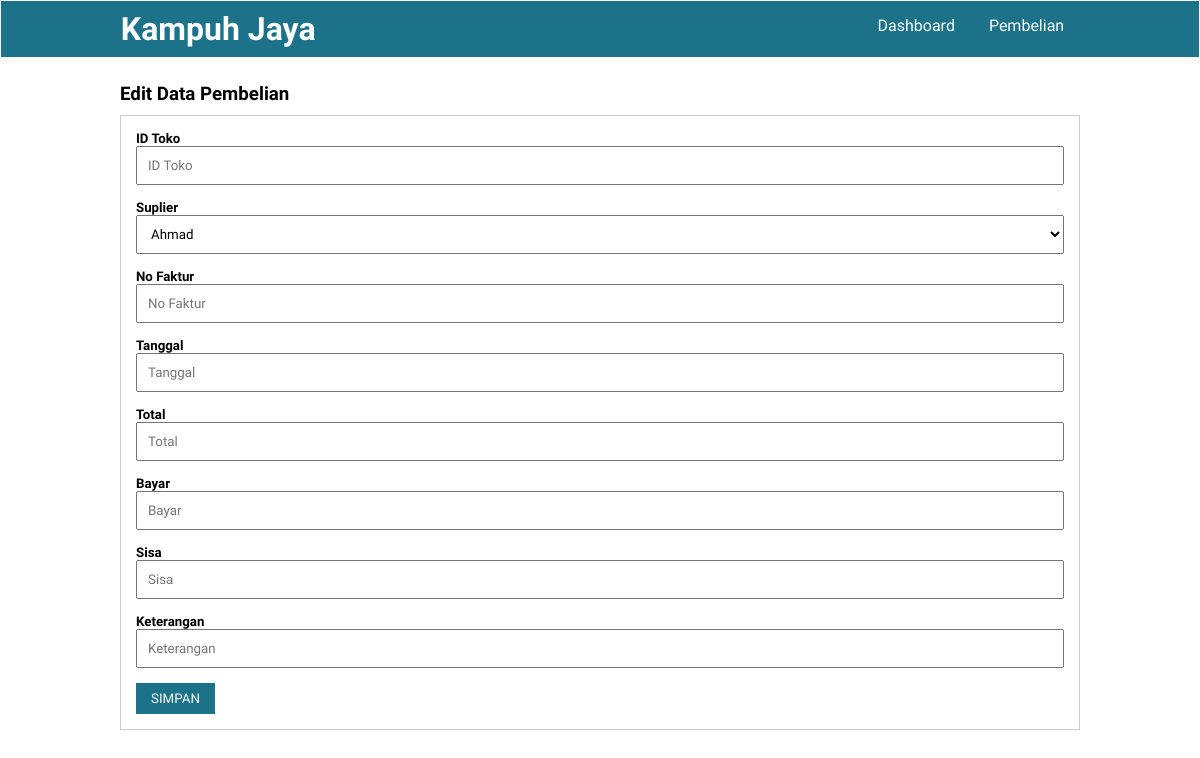
Before: /proses/edit_pembelian.php?id=0 (signed in) with the older database file.
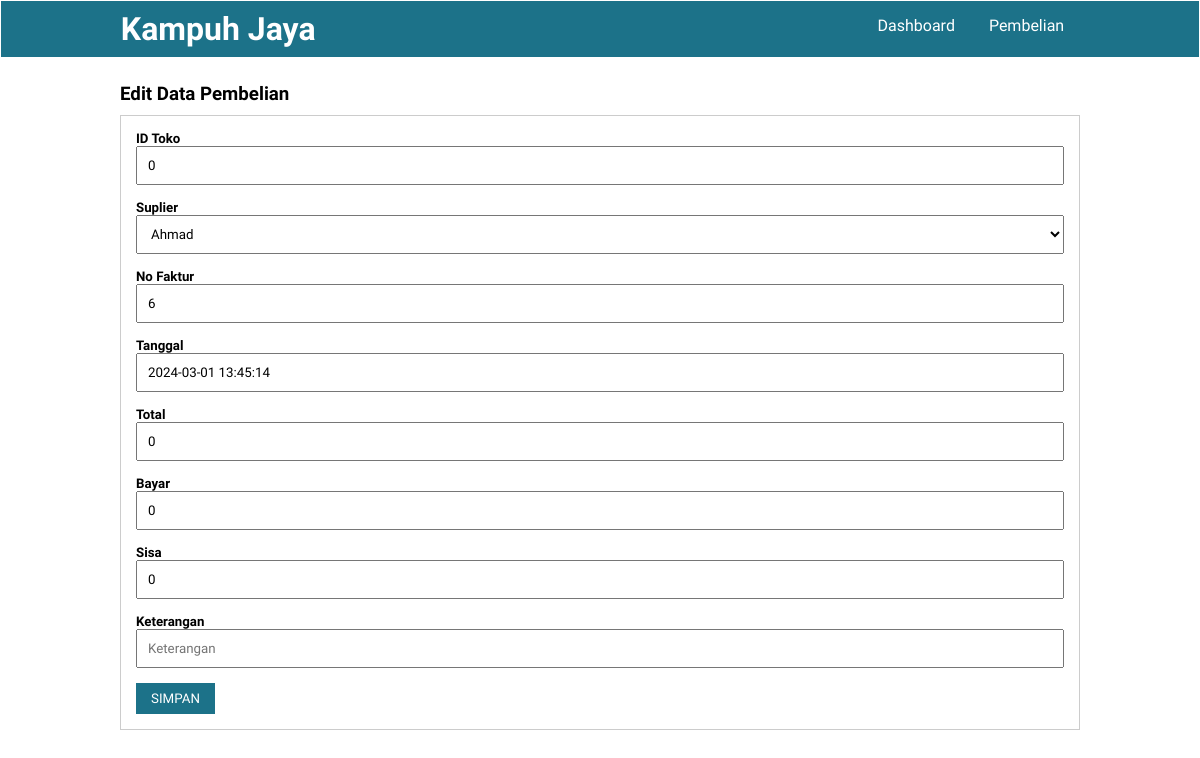
After: the same page with the newer database file.
### tables this page shows
CREATE TABLE `pembelian` (
  `no_faktur` int(11) NOT NULL,
  `id_pembelian` int(11) NOT NULL,
  `id_toko` int(11) NOT NULL,
  `id_user` int(11) NOT NULL,
  `tanggal_pembelian` date NOT NULL,
  `qty` int(11) NOT NULL,
  `id_suplier` varchar(255) NOT NULL,
  `total` int(11) NOT NULL,
  `bayar` int(11) NOT NULL,
  `sisa` int(11) NOT NULL,
  `keterangan` varchar(100) NOT NULL,
  `created_at` timestamp NOT NULL DEFAULT current_timestamp() ON UPDATE current_timestamp()
);

### proses/edit_pembelian.php (the view, shortened to what this page needs)
<?php
    include "../koneksi.php";
    $id = $_GET["id"];
    $result = mysqli_query($conn,"SELECT * FROM pembelian WHERE id_pembelian=$id");
    $data = mysqli_fetch_assoc($result);
    $query2 = mysqli_query($conn, 'SELECT * FROM suplier');
?>
<!DOCTYPE html>
<html lang="en">
<head>
    <link rel="stylesheet" href="../dekorasi.css">
</head>
<body>
    <header>
        <div class="container">
        <h1><a href="../dashboard.php">Kampuh Jaya</a></h1>
        <ul>
            <li><a href="../dashboard/index.html">Dashboard</a></li>
            <li><a href="../pembelian.php">Pembelian</a></li>
        </ul>
        </div>
    </header>
    <div class="section">
        <div class="container">
            <h3>Edit Data Pembelian</h3>
            <div class="box">
                <form action="../proses_edit_pembelian.php" method="POST" enctype="multipart/form-data">
                    <h5>ID Toko</h5>
                    <input type="text" name="id_toko" placeholder="ID Toko" class="input-control" value="<?= $data['id_toko'] ?>">
                    <h5>Suplier</h5>
                    <select name='nama_suplier' class='input-control'>
                        <?php while($suplier = mysqli_fetch_assoc($query2)):?>
                            <option value="<?= $suplier['nama_suplier']?>"><?= $suplier['nama_suplier']?></option>
                        <?php endwhile ?>
                    </select>
                    <h5>No Faktur</h5>
                    <input type="text" name="no_faktur" placeholder="No Faktur" class="input-control" value="<?= $data['no_faktur'] ?>">
                    <h5>Tanggal</h5>
                    <input type="text" name="created_at" placeholder="Tanggal" class="input-control" value="<?= $data['created_at'] ?>">
                    <h5>Total</h5>
                    <input type="text" name="total" placeholder="Total" class="input-control" value="<?= $data['total'] ?>">
                    <h5>Bayar</h5>
                    <input type="text" name="bayar" placeholder="Bayar" class="input-control" value="<?= $data['bayar'] ?>">
                    <h5>Sisa</h5>
                    <input type="text" name="sisa" placeholder="Sisa" class="input-control" value="<?= $data['sisa'] ?>">
                    <h5>Keterangan</h5>
                    <input type="text" name="keterangan" placeholder="Keterangan" class="input-control" value="<?= $data['keterangan'] ?>">
                    <input type="submit" name="submit" value="SIMPAN" class="btn">
            </div>
        </div>
    </div>
</body>
</html>

Changed rows visible on the page:
added pembelian: id_toko "0", no_faktur "6", created_at "2024-03-01 13:45:14", total "0", bayar "0", sisa "0"
